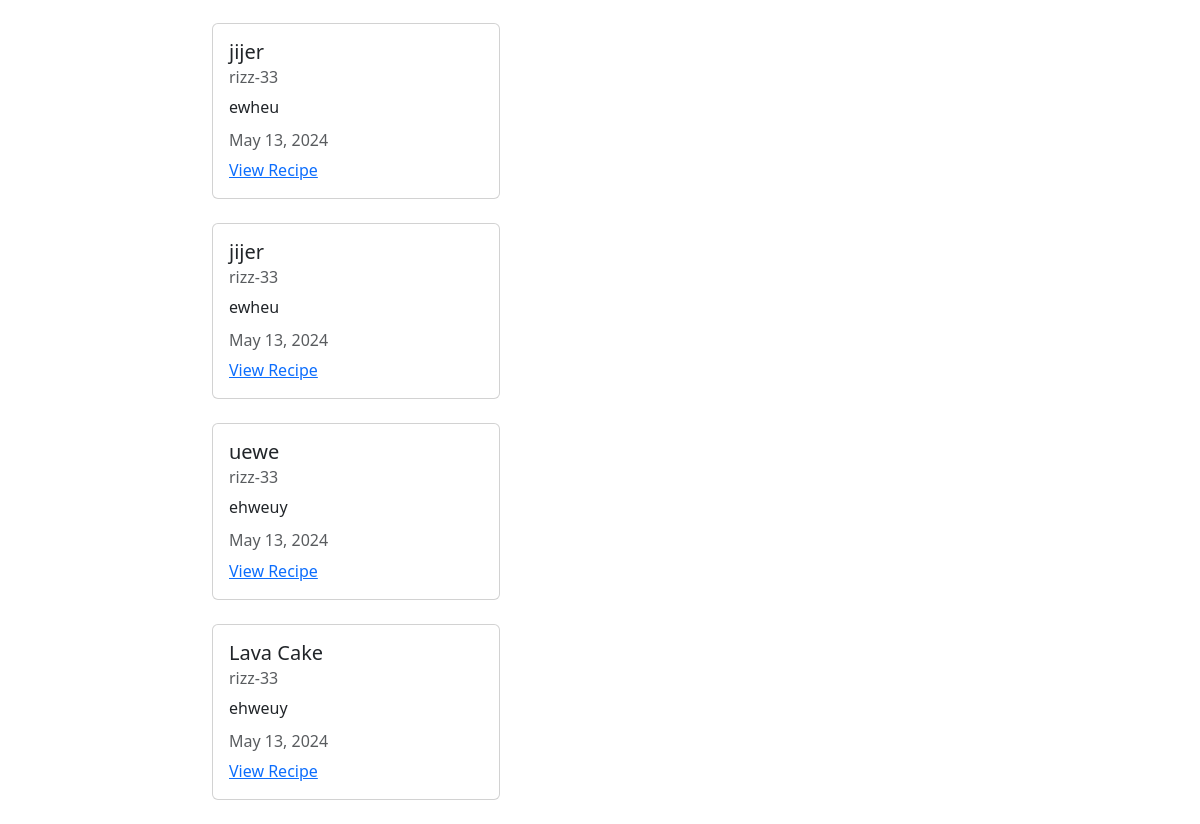
Before: / (lower part) with the older database file.
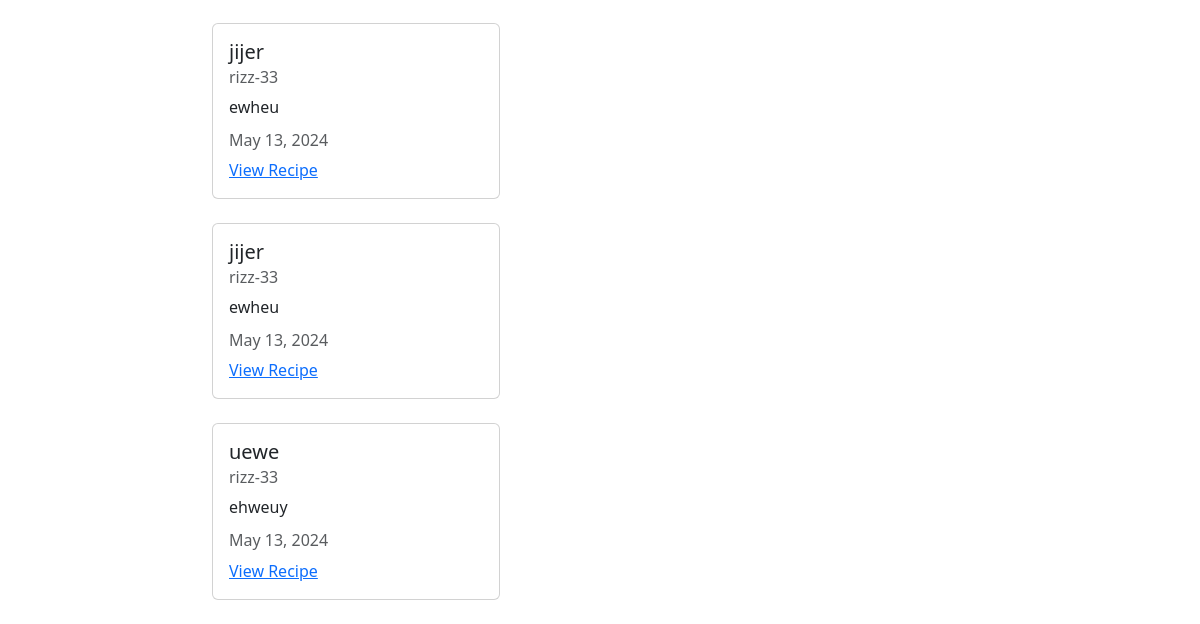
After: the same page with the newer database file.
### recipes/models.py (models this page shows, shortened)
class Recipe(models.Model):
    title = models.CharField(max_length=100)
    description = models.TextField()
    author = models.ForeignKey(User, on_delete=models.CASCADE)
    created_at = models.DateTimeField(auto_now_add=True)
    updated_at = models.DateTimeField(auto_now=True)

### recipes/views.py (the view)
# urls.py: path('', views.RecipeListView.as_view(), name='recipes-home'),
class RecipeListView(ListView):
    model = models.Recipe
    template_name ='recipes/home.html'
    context_object_name ='recipes'

### recipes/templates/recipes/home.html (shortened to what this page needs)
{% extends 'recipes/base.html'%}
{% block content %}
{% for recipe in recipes %}
<div class="card my-4" style="width: 18rem">
  <div class="card-body">
    <h5 class="card-title">{{ recipe.title }}</h5>
    <h6 class="card-subtitle mb-2 text-body-secondary">{{ recipe.author }}</h6>
    <p class="card-text">{{ recipe.description }}</p>
    <h6 class="card-subtitle mb-2 text-body-secondary">
      {{ recipe.updated_at|date:"F d, Y" }}
    </h6>
    <a href="{%url 'recipes-detail' recipe.pk %}" class="card-link"
      >View Recipe</a
    >
  </div>
</div>
{% endfor %} {% endblock content %}

Changed rows visible on the page:
removed Recipe: title "Lava Cake", author "rizz-33", description "ehweuy", updated_at "May 13, 2024"
